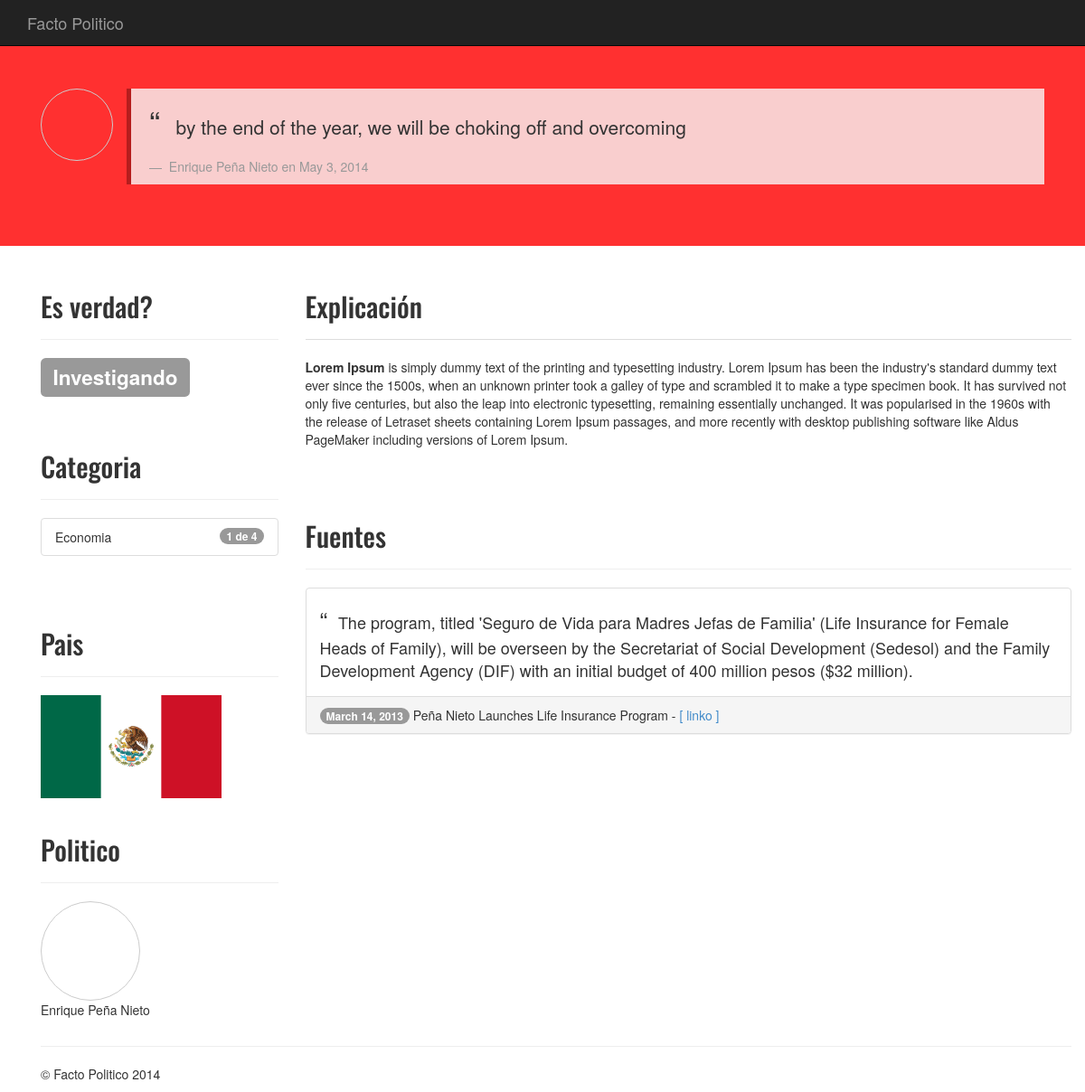
The app's page /people/enrique-pena-nieto/facts/maduro-dinero4/, older data.
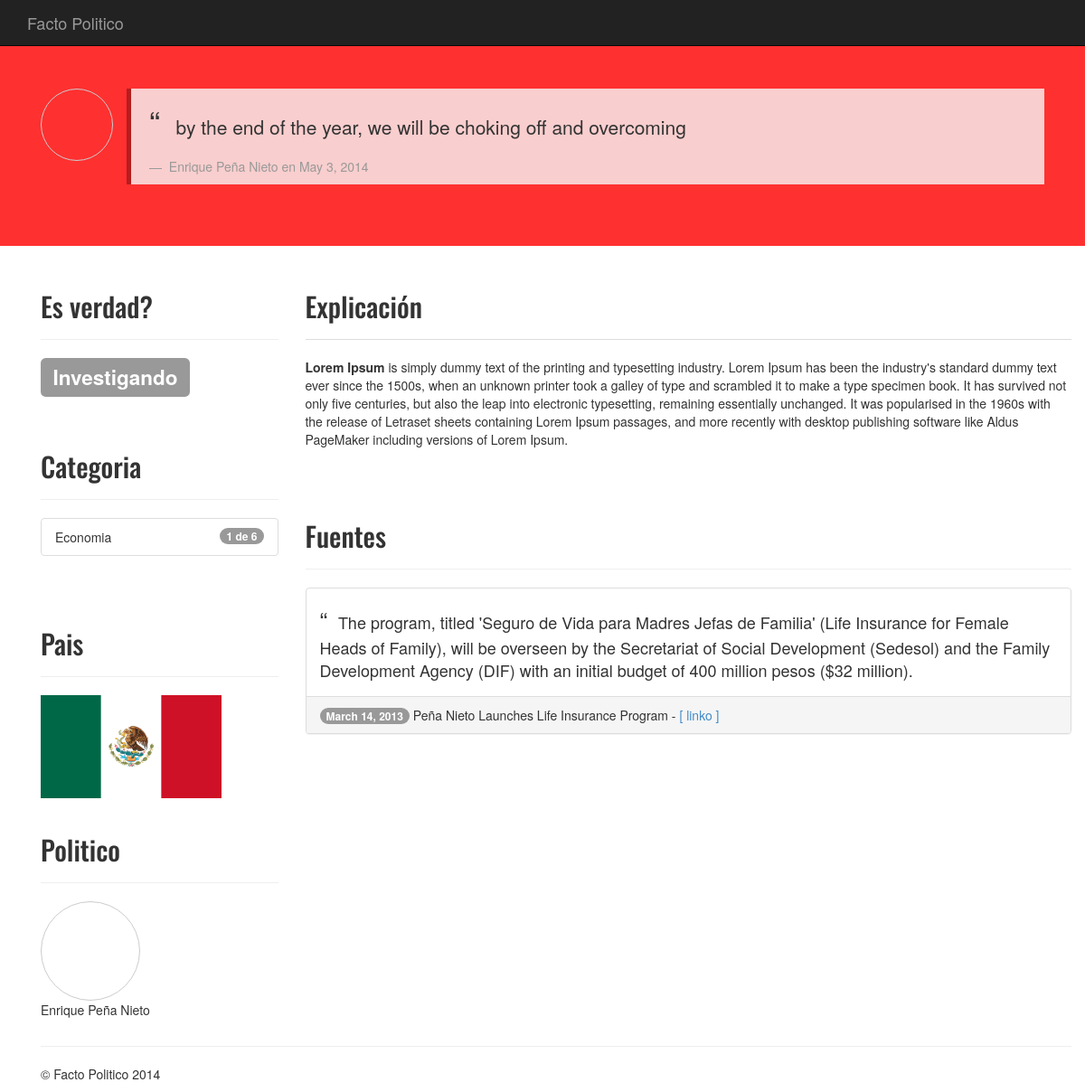
The same page, newer data.
### facto/models.py (models this page shows, shortened)
class Fact(models.Model):
    STATUS = (
        ('investigating', 'Investigando'),
        ('almost-true', 'Casi Verdad'),
        ('true', 'Verdad'),
        ('half-true', 'Media Verdad'),
        ('mostly-false', 'Medio Falso'),
        ('false', 'Falso!'),
    )
    title = models.CharField(max_length=255, blank=False)
    quote = models.TextField(blank=False)
    image_url = models.URLField(max_length=255, blank=True)
    video = models.TextField(blank=True) # embed code
    content = models.TextField(blank=False)
    status = models.CharField(max_length=255, choices=STATUS, blank=True, default=STATUS[0][0])
    user = models.ForeignKey(User, blank=True, null=True)
    person = models.ForeignKey(Person, related_name='person')
    category = models.ForeignKey(Category, related_name='category')
    slug = models.SlugField(max_length=255, blank=False)
    created_at = models.DateTimeField(auto_now_add=True, auto_now=False, blank=False, null=False)
    updated_at = models.DateTimeField(auto_now_add=True, auto_now=True, blank=False, null=False)
    def status_css_class(self):
        if self.status == 'investigating':
            return 'default'
        elif self.status == 'false':
            return 'danger'
        elif self.status == 'mostly-false':
            return 'danger'
        elif self.status == 'half-true':
            return 'primary'
        elif self.status == 'almost-true':
            return 'info'
        elif self.status == 'true':
            return 'success'

class Category(models.Model):
    title = models.CharField(max_length=255, blank=False)
    slug = models.SlugField(max_length=255, blank=False)
    created_at = models.DateTimeField(auto_now_add=True, auto_now=False, blank=False, null=False)
    updated_at = models.DateTimeField(auto_now_add=True, auto_now=True, blank=False, null=False)
    def facts(self):
        return Fact.objects.filter(category=self)
    def facts_count(self):
        return self.facts().count()

class Person(models.Model):
    name = models.CharField(max_length=255, blank=False)
    title = models.CharField(max_length=255, blank=False)
    profile_pic_url = models.URLField(max_length=255, blank=True)
    country = models.ForeignKey(Country, related_name='country')
    slug = models.SlugField(max_length=255, blank=False)
    created_at = models.DateTimeField(auto_now_add=True, auto_now=False, blank=False, null=False)
    updated_at = models.DateTimeField(auto_now_add=True, auto_now=True, blank=False, null=False)

class Country(models.Model):
    name = models.CharField(max_length=255, blank=False)
    picture_url = models.URLField(max_length=255, blank=True)
    slug = models.SlugField(max_length=255, blank=False)
    created_at = models.DateTimeField(auto_now_add=True, auto_now=False, blank=False, null=False)
    updated_at = models.DateTimeField(auto_now_add=True, auto_now=True, blank=False, null=False)

### facto/views.py (the view)
# urls.py: url(r'^people/(?P<people_slug>[\w-]+)/facts/(?P<fact_slug>[\w-]+)/$', 'facto.views.get_fact', name='get_fact'),
def get_fact(request, people_slug, fact_slug):
    fact = get_object_or_404(Fact, slug=fact_slug, person__slug=people_slug)
    return render_to_response('get_fact.html', locals(), context_instance=RequestContext(request))

### facto/templates/get_fact.html (shortened to what this page needs)
{% extends "base.html" %}
{% load staticfiles %}
  {% block jumbotron %}
		<div class="jumbotron" style="background-color:#FF3030;color: #fff;">
			<div class="container">
				<div class="row">
					<div class="col-md-1">
            <div class="quote-head {{ fact.person.country.slug }}"></div>
					</div>
					<div class="col-md-11">
						<blockquote style="margin-top:0px;background-color:#F9CECE;color:#333;border-left: 5px solid #B51D1D;">
							<p>
              <span style="font-size: 36px;">&ldquo;</span> &nbsp; {{ fact.quote }}
							</p>
							<footer>
                {{ fact.person.name }} en <cite title="Source Title">{{ fact.created_at|date }} </cite>{% if fact.source %} ( <a href="{{ fact.source.url }}">{{ fact.source.title }}</a> ){% endif %}
							</footer>
						</blockquote>
					</div>
				</div>
			</div>
		</div>
  {% endblock %}
  {% block content %}
		<div class="container">
			<div class="row">
				<div class="col-md-3">
					<h2 class="oswald">Es verdad?</h3>
					<hr/>
          <h2><span class="label label-{{ fact.status_css_class }}">{{ fact.get_status_display }}</span></h2>
					<br/>
					<br/>
					<h2 class="oswald">Categoria</h3>
					<hr/>
					<ul class="list-group">
					  <li class="list-group-item">
            <span class="badge">1 de {{ fact.category.facts_count }}</span>
              {{ fact.category.title }}
					  </li>
					</ul>
					<br/>
					<br/>
					<h2 class="oswald">Pais</h3>
					<hr/>
          <img src="{{ fact.person.country.picture_url }}" />
					<br/>
					<br/>
					<h2 class="oswald">Politico</h3>
					<hr/>
					<div class="text-left">
            <div class="person {{ fact.person.country.slug }}"></div>
            <p>{{ fact.person.name }}</p>
					</div>
				</div>
				<div class="col-md-9">
					<h2 class="oswald">Explicación</h2>
					<hr style="border-top-color:#ddd !important;"/>
          {{ fact.content|safe }}
          <br><br>
					<br/>
					<br/>
					<h2 class="oswald">Fuentes</h2>
					<hr/>
					<div class="panel panel-default">
						<div class="panel-body">
							<span style="font-size: 26px;">&ldquo;</span> &nbsp;
							<span style="font-size: 18px;">The program, titled 'Seguro de Vida para Madres Jefas de Familia' (Life Insurance for Female Heads of Family), will be overseen by the Secretariat of Social Development (Sedesol) and the Family Development Agency (DIF) with an initial budget of 400 million pesos ($32 million).</span>
						</div>
						<div class="panel-footer">
							<span class="badge">March 14, 2013</span>
							Peña Nieto Launches Life Insurance Program - <a href="http://americasquarterly.org/content/pe%C3%B1a-nieto-launches-life-insurance-program">[ linko ]</a>
						</div>
					</div>
				</div>
			</div>
    {% endblock %}

Row changes from the older to the newer data that the page shows:
changed Fact "Investigando": category.facts_count "4" → "6"
